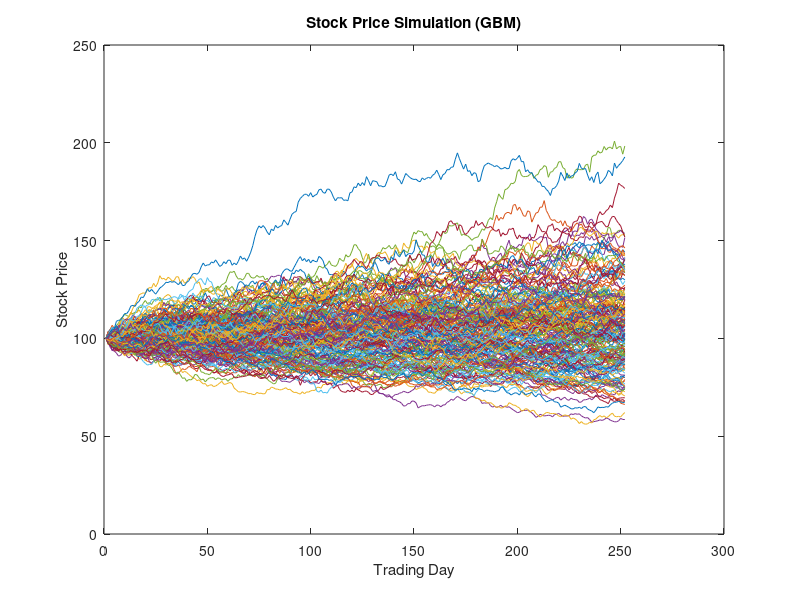

Source code (MATLAB): (Note: this script raises an error after producing the figure.)
%Purpose: Simulate a delta hedging strategy for a short position in a
%European Call option on a non-dividend paying stock. 
%Assumptions: 
%   1. The stock price follows a geometric brownian motion (GBM)
%   2. The option's delta sensitivity is based on the Black-Scholes Model

%% Setting 1: Parameters
r = 0.06;
vol = 0.2; %Volatility of stock price process matches the volatility used in the option valuation.
TDays = 252; %Maturity of one year, with 251 trading days
k = 99;
s_0 = 100;
cs = 100; %Option contract size

%% Stock paths simulation with dS_t = S_{t-1}(r dt + sigma dZ)
paths = 200;
s_t = zeros(TDays, paths);

%Initialization
s_t(1,:) = s_0;

for i = 1:paths
    for j = 2:TDays
       s_t(j,i) = s_t(j-1,i)*exp((r - (vol^2)/2) * (1/TDays) + ...
                                    (vol/sqrt(TDays))*normrnd(0,1)); 
    end
end

%%
plot(s_t);
title('Stock Price Simulation (GBM)');
xlabel('Trading Day');
ylabel('Stock Price');




%% Delta hedging strategy with daily hedge adjustment
ha_freq = TDays;
%Compute the hedge parameter implied by the Black-Scholes model
HP_t = zeros(TDays, paths);

for i = 1:paths
    for j = 1:TDays
       HP_t(j,i) = BS_HP_EUCall(s_t(j,i),k,r,vol,T); 
    end
end

%Compute option value at every point in time (Black-Scholes)
f_t = zeros(TDays, paths);

for i = 1:paths
    for j = 1:TDays
       f_t(j,i) = Black_Scholes_EUCall(s_t(j,i),k,r,vol,T); 
    end
end

%%
%Initialize delta hedging strategy at t=0
    %Cost is incurred every day due to daily rebalancing.
TC_t = zeros(TDays, paths);
    %To finance rebalancing, trader must borrow an amount B_t
B_t = zeros(TDays, paths);
    %Number of shares purchased chages according to hedge parameter at t
NS_t = zeros(TDays, paths);
    %Unless the portfolio is perfectly hedge (zero value at t) the
    %portfolio might have non-zero value at t. This is only observed one
    %period after rebalancing.
P_v_t = zeros(TDays-1, paths);
    %There is a cost of replication at time of hedging adjustment
TCR_t = zeros(TDays-1, paths);

    %Initialize variables
TC_t(1,:) = cs.*HP_t(1,:).*s_t(1,:);
B_t(1,:) = cs.*HP_t(1,:).*s_t(1,:) - cs.*f_t(1,:);
NS_t = cs.*HP_t(1,:);

for t = 2:TDays
   P_v_t(t,:) = -cs.*f_t(t,:) + cs.*HP_t(t-1,:).*s_t(t,:) - B_t(t-1,:).*exp(r/364);
   TCR_t(t,:) = cs.*(HP_t(t,:) - HP_t(t-1,:)).*s_t(t,:);
   NS_t(t,:) = cs.*HP_t(t,:);
   TC_t(t,:) = TC_t(t-1,:).*exp(r/364) + TCR_t(t,:);
   B_t(t,:) = cs.*HP_t(t,:).*s_t(t,:) - cs.*f_t(t,:);
end

%Average cost of strategy
mu_cost = mean(TC_t(TDays,:));
%Std. Dev. of strategy cost
sig_cost = std(TC_t(TDays,:));

%%
%Net gain of investment strategy of short European Call option plus daily
%delta hedging adjustment
%1. Net cost of strategy after exercising of option (note that the proceeds
    %acquired through DH per stock are always equal or lower to the strike price. 
    %proceed depends on value of stock at expiration)
DH_holdings = zeros(1,paths);
for i = 1:paths
    if s_t(TDays,i) > k
        DH_holdings(1,i) = k;
    else
        DH_holdings(1,i) = s_t(TDays,i);
    end
end
DH_holdings = DH_holdings .* cs;
    %Compute the net replication cost
 RC_T = TC_t(TDays,:) - DH_holdings(1,:);

%% 
%2. Compute profit of strategy by adding the compounded face value of the option
%premiums to the net cost.
NG = zeros(1,paths);
NG = f_t(1,:)*cs*exp(r) - RC_T;

%Average cost of strategy
mu_NG = mean(NG);
%Std. Dev. of strategy cost
sig_NG = std(NG);




%% Delta hedging strategy with weekly hedge adjustment

%Compute the hedge parameter implied by the Black-Scholes model
HP_t_w = zeros(TDays/7, paths);
for i = 1:paths
    m = 1;
    for j = 1:7:TDays
       HP_t_w(m,i) = BS_HP_EUCall(s_t(j,i),k,r,vol,T); 
       m = m+1;
    end
end

%Compute option value at every point in time (Black-Scholes)
f_t_w = zeros(TDays/7, paths);
s_t_w = zeros(TDays/7, paths);

for i = 1:paths
    m = 1;
    for j = 1:7:TDays
       f_t_w(m,i) = f_t(j,i); 
       s_t_w(m,i) = s_t(j,i);
       m = m+1;
    end
end

%%
%Initialize delta hedging strategy at t=0
    %Cost is incurred every day due to daily rebalancing.
TC_t_w = zeros(TDays/7, paths);
    %To finance rebalancing, trader must borrow an amount B_t
B_t_w = zeros(TDays/7, paths);
    %Number of shares purchased chages according to hedge parameter at t
NS_t_w = zeros(TDays/7, paths);
    %Unless the portfolio is perfectly hedge (zero value at t) the
    %portfolio might have non-zero value at t. This is only observed one
    %period after rebalancing.
P_v_t_w = zeros(TDays/7-1, paths);
    %There is a cost of replication at time of hedging adjustment
TCR_t_w = zeros(TDays/7-1, paths);

    %Initialize variables
TC_t_w(1,:) = cs.*HP_t_w(1,:).*s_t_w(1,:);
B_t_w(1,:) = cs.*HP_t_w(1,:).*s_t_w(1,:) - cs.*f_t_w(1,:);
NS_t_w = cs.*HP_t_w(1,:);

for t = 2:TDays/7
   P_v_t_w(t,:) = -cs.*f_t_w(t,:) + cs.*HP_t_w(t-1,:).*s_t_w(t,:) - B_t_w(t-1,:).*exp(r/364);
   TCR_t_w(t,:) = cs.*(HP_t_w(t,:) - HP_t_w(t-1,:)).*s_t_w(t,:);
   NS_t_w(t,:) = cs.*HP_t_w(t,:);
   TC_t_w(t,:) = TC_t_w(t-1,:).*exp(r/364) + TCR_t_w(t,:);
   B_t_w(t,:) = cs.*HP_t_w(t,:).*s_t_w(t,:) - cs.*f_t_w(t,:);
end

%Average cost of strategy
mu_cost_w = mean(TC_t_w(TDays/7,:));
%Std. Dev. of strategy cost
sig_cost_w = std(TC_t_w(TDays/7,:));

%%  Net gain of investment strategy of short European Call option plus daily
%delta hedging adjustment
DH_holdings_w = zeros(1,paths);
for i = 1:paths
    if s_t_w(TDays/7,i) > k
        DH_holdings_w(1,i) = k;
    else
        DH_holdings_w(1,i) = s_t_w(TDays/7,i);
    end
end
DH_holdings_w = DH_holdings_w .* cs;
    %Compute the net replication cost
 RC_T_w = TC_t_w(TDays/7,:) - DH_holdings_w(1,:);

%% 
%2. Compute profit of strategy by adding the compounded face value of the option
%premiums to the net cost.
NG_w = zeros(1,paths);
NG_w = f_t_w(1,:)*cs*exp(r) - RC_T_w;

%Average cost of strategy
mu_NG_w = mean(NG_w);
%Std. Dev. of strategy cost
sig_NG_w = std(NG_w);





%% Setting 2: Parameters
r = 0.06;
vol_s = 0:0.02:1; %Volatility of stock price process does not match the volatility used in the option valuation.
vol_o = 0.2;
TDays = 252; %Maturity of one year, with 251 trading days
k = 99;
s_0 = 100;
cs = 100; %Option contract size


